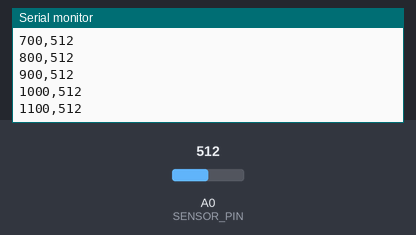
A sketch run on a simulated Arduino Uno, built with avr-gcc and run on an emulated ATmega328P. On the bench: the last lines printed to the serial monitor. The inputs (shaded band) are chosen by the test bench; at power-on: A0 (SENSOR_PIN) = 512.

Above: at 1.2 s.
1.3 s: A0 (SENSOR_PIN) set to 716
At 1.31 s:
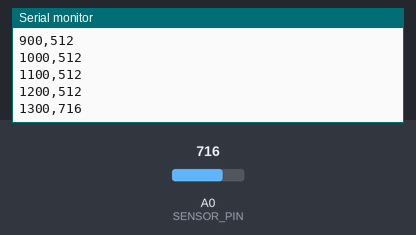
2.8 s: A0 (SENSOR_PIN) set to 900
At 2.81 s:
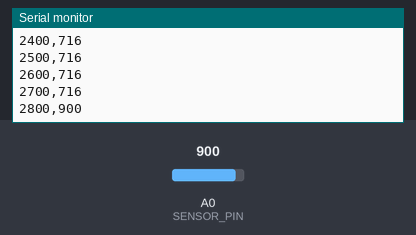
Timing chart, 0 to 5.8 s (numbered marks = the images above; inputs shaded):
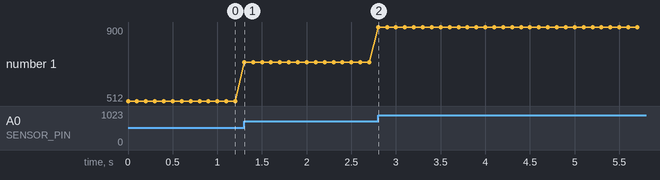

Measured:
- after the input at 1.3 s, the serial monitor: prints a new line at once (image 1)
- plotted number 1: 512 → 716 after the input at 1.3 s

The sketch:

optical_fiber_pressure_sensor.ino
```cpp
// Acquisition template only.
// Verify the photodetector circuit, ADC pin, reference voltage, and sampling
// rate before connecting this code to real hardware.

const int SENSOR_PIN = A0;
const unsigned long SAMPLE_PERIOD_MS = 100;

void setup() {
  Serial.begin(115200);
  Serial.println("timestamp_ms,raw_adc");
}

void loop() {
  static unsigned long next_sample_ms = 0;
  const unsigned long now_ms = millis();
  if (now_ms < next_sample_ms) {
    return;
  }
  next_sample_ms = now_ms + SAMPLE_PERIOD_MS;

  const int raw_adc = analogRead(SENSOR_PIN);
  Serial.print(now_ms);
  Serial.print(',');
  Serial.println(raw_adc);
}
```
